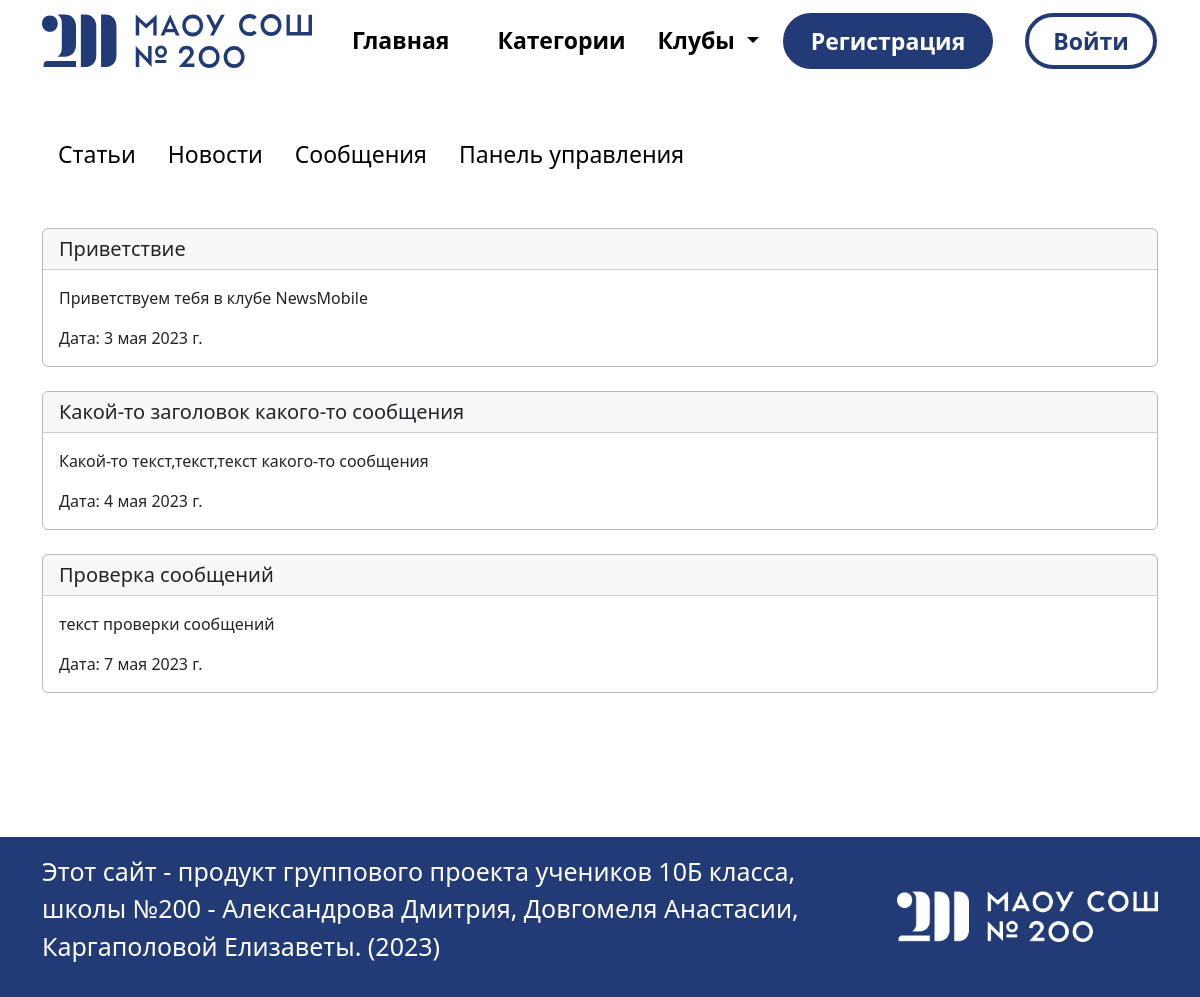
/show_content/newsmobile/messages/, run on an earlier commit of the app's database.
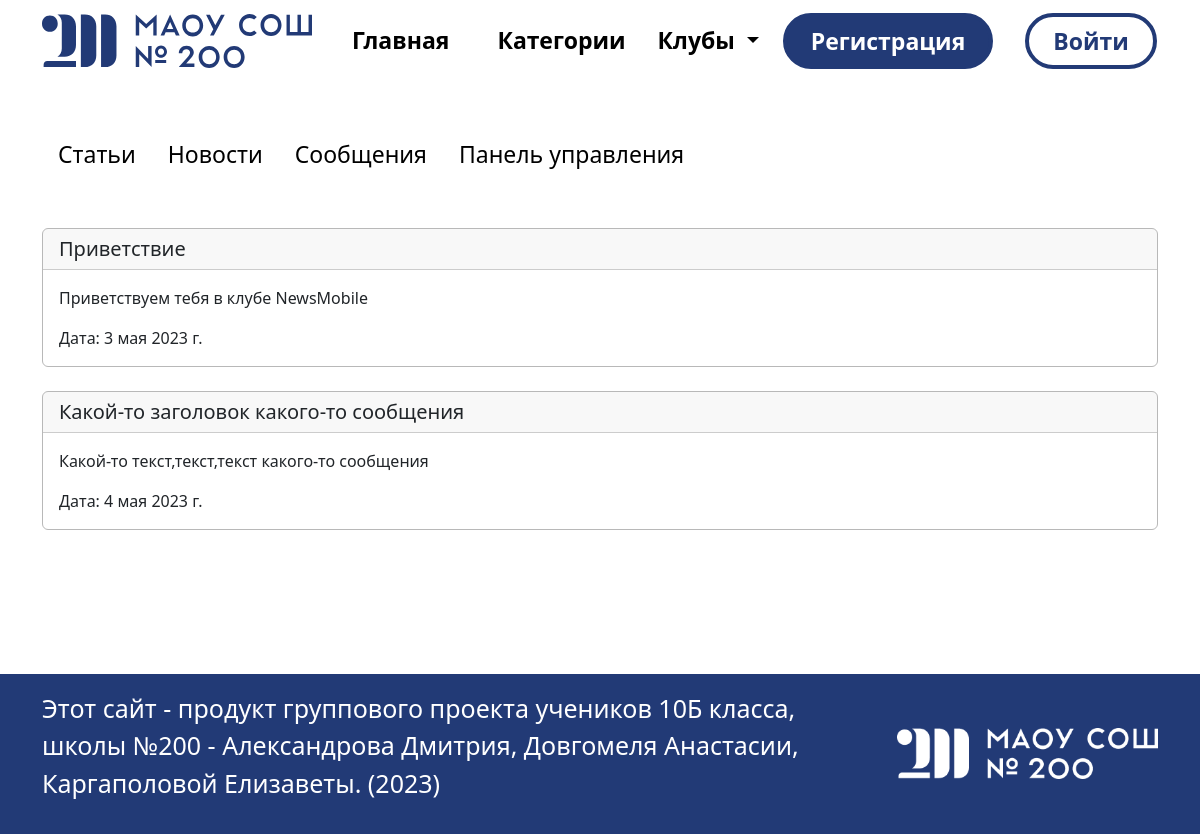
And on a later commit of the database.
### clubs_app/models.py (models this page shows, shortened)
class MessageClub(models.Model):
    author_user = models.ForeignKey(settings.AUTH_USER_MODEL,
                               on_delete=models.CASCADE, verbose_name='Отправитель')
    club_contains = models.ForeignKey('ClubModel', on_delete=models.CASCADE, verbose_name='Клуб', null=True)
    slug_content = models.SlugField(unique=True, max_length=512)
    title_msg = models.CharField(null=True, blank=False, max_length=128, verbose_name='Заголовок сообщения')
    body_msg = models.TextField(null=True, blank=False, verbose_name='Сообщение')
    date_load = models.DateField(default=django.utils.timezone.now, verbose_name='Дата')
    class Meta:
        verbose_name = 'Сообщения клубов'
        verbose_name_plural = 'Сообщения клубов'

### clubs_app/views.py (the view)
# urls.py: path('show_content/<slug:slug_club>/messages/', show_messages, name='show_messages'),
def show_messages(request, slug_club):
    context = {
        'slug_club': slug_club,
        'messages': MessageClub.objects.filter(club_contains=ClubModel.objects.get(slug_club=slug_club))
    }
    return render(request, template_name='clubs_app/show_messages.html', context=context)

### clubs_app/templates/clubs_app/show_messages.html (shortened to what this page needs)
{% extends 'clubs_app/base/base.html' %}
{% load static %}
{% block css %}
    <link rel="stylesheet" href="{% static 'css/style2.css' %}">
{% endblock %}
{% block content %}<br><br>
    {% include 'clubs_app/base/nav.html' %}
    {% for message in messages %}
        <div class="container">
            <div class="card" style="border: 1px solid #b8b8b8">
                <h5 class="card-header">{{ message.title_msg }}</h5>
                <div class="card-body">
                    <p class="card-text">{{ message.body_msg }}</p>
                    <p class="card-text">Дата: {{ message.date_load }}</p>
                </div>
            </div>
        </div>
        </div><br>
    {% endfor %}
{% endblock content %}

What changed in the data, as far as the page shows it:
removed MessageClub: title_msg "Проверка сообщений", body_msg "текст проверки сообщений", date_load "7 мая 2023 г."
